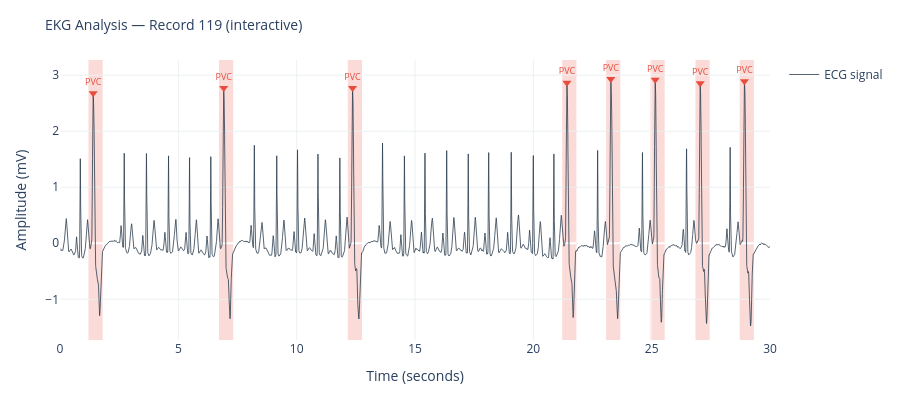

Notebook cell for this chart:
### Markdown cell above
Version for us in the Streamlit app — supports zoom, pan, and hover tooltips

### Code cell
def plot_interactive_ecg(signal, results, fs,
                         start_sec=0, duration_sec=30,
                         condition_colors=condition_colors,
                         condition_labels=condition_labels,
                         confidence_threshold=0.7,
                         title="EKG Analysis"):

    start_sample = int(start_sec * fs)
    end_sample   = int((start_sec + duration_sec) * fs)
    time         = np.arange(start_sample, end_sample) / fs

    fig = go.Figure()

    # Main ECG trace
    fig.add_trace(go.Scatter(
        x=time,
        y=signal[start_sample:end_sample],
        mode='lines',
        line=dict(color='#2c3e50', width=0.8),
        name='ECG signal',
        hoverinfo='skip'
    ))

    # Add a highlighted region and marker for each abnormal beat
    for r in results:
        if r['sample_end'] < start_sample or r['sample_start'] > end_sample:
            continue
        if r['confidence'] < confidence_threshold:
            continue
        if r['prediction'] == 'Normal':
            continue

        color     = condition_colors.get(r['prediction'], '#95a5a6')
        full_name = condition_labels.get(r['prediction'], r['prediction'])

        # Shaded region
        fig.add_vrect(
            x0=r['sample_start'] / fs,
            x1=r['sample_end']   / fs,
            fillcolor=color,
            opacity=0.2,
            layer='below',
            line_width=0,
        )

        # Marker at R-peak with hover tooltip
        fig.add_trace(go.Scatter(
            x=[r['r_peak'] / fs],
            y=[signal[r['r_peak']]],
            mode='markers+text',
            marker=dict(color=color, size=8, symbol='triangle-down'),
            text=[r['prediction']],
            textposition='top center',
            textfont=dict(size=9, color=color),
            name=full_name,
            hovertemplate=(
                f"<b>{full_name}</b><br>"
                f"Time: %{{x:.2f}}s<br>"
                f"Confidence: {r['confidence']:.0%}<br>"
                "<extra></extra>"
            ),
            showlegend=False
        ))

    fig.update_layout(
        title=dict(text=title, font=dict(size=14)),
        xaxis_title="Time (seconds)",
        yaxis_title="Amplitude (mV)",
        hovermode='x unified',
        height=400,
        margin=dict(l=60, r=20, t=60, b=60),
        plot_bgcolor='white',
        paper_bgcolor='white',
        xaxis=dict(
            range=[start_sec, start_sec + duration_sec],
            gridcolor='#ecf0f1'
        ),
        yaxis=dict(gridcolor='#ecf0f1')
    )

    fig.show()


# Interactive plot of the first 30 seconds
plot_interactive_ecg(
    signal       = cleaned,
    results      = results,
    fs           = fs,
    start_sec    = 0,
    duration_sec = 30,
    title        = f"EKG Analysis — Record {rec_id} (interactive)"
)

### Figure 1 — Plotly figure (JSON) as saved in the notebook; plotly's stock layout.template omitted (floating-point values rounded to 4 significant figures; data arrays with more than 128 entries replaced by an {"elided": "..."} marker saying what was removed)
{"data": [{"hoverinfo": "skip", "line": {"color": "#2c3e50", "width": 0.8}, "mode": "lines", "name": "ECG signal", "type": "scatter", "x": {"elided": "10800 float values"}, "y": {"elided": "10800 float values"}}, {"hovertemplate": "<b>PVC — Premature Ventricular Contraction</b><br>Time: %{x:.2f}s<br>Confidence: 100%<br><extra></extra>", "marker": {"color": "#e74c3c", "size": 8, "symbol": "triangle-down"}, "mode": "markers+text", "name": "PVC — Premature Ventricular Contraction", "showlegend": false, "text": ["PVC"], "textfont": {"color": "#e74c3c", "size": 9}, "textposition": "top center", "type": "scatter", "x": [1.403], "y": [2.678]}, {"hovertemplate": "<b>PVC — Premature Ventricular Contraction</b><br>Time: %{x:.2f}s<br>Confidence: 100%<br><extra></extra>", "marker": {"color": "#e74c3c", "size": 8, "symbol": "triangle-down"}, "mode": "markers+text", "name": "PVC — Premature Ventricular Contraction", "showlegend": false, "text": ["PVC"], "textfont": {"color": "#e74c3c", "size": 9}, "textposition": "top center", "type": "scatter", "x": [6.917], "y": [2.77]}, {"hovertemplate": "<b>PVC — Premature Ventricular Contraction</b><br>Time: %{x:.2f}s<br>Confidence: 100%<br><extra></extra>", "marker": {"color": "#e74c3c", "size": 8, "symbol": "triangle-down"}, "mode": "markers+text", "name": "PVC — Premature Ventricular Contraction", "showlegend": false, "text": ["PVC"], "textfont": {"color": "#e74c3c", "size": 9}, "textposition": "top center", "type": "scatter", "x": [12.36], "y": [2.772]}, {"hovertemplate": "<b>PVC — Premature Ventricular Contraction</b><br>Time: %{x:.2f}s<br>Confidence: 100%<br><extra></extra>", "marker": {"color": "#e74c3c", "size": 8, "symbol": "triangle-down"}, "mode": "markers+text", "name": "PVC — Premature Ventricular Contraction", "showlegend": false, "text": ["PVC"], "textfont": {"color": "#e74c3c", "size": 9}, "textposition": "top center", "type": "scatter", "x": [21.42], "y": [2.865]}, {"hovertemplate": "<b>PVC — Premature Ventricular Contraction</b><br>Time: %{x:.2f}s<br>Confidence: 100%<br><extra></extra>", "marker": {"color": "#e74c3c", "size": 8, "symbol": "triangle-down"}, "mode": "markers+text", "name": "PVC — Premature Ventricular Contraction", "showlegend": false, "text": ["PVC"], "textfont": {"color": "#e74c3c", "size": 9}, "textposition": "top center", "type": "scatter", "x": [23.27], "y": [2.932]}, {"hovertemplate": "<b>PVC — Premature Ventricular Contraction</b><br>Time: %{x:.2f}s<br>Confidence: 100%<br><extra></extra>", "marker": {"color": "#e74c3c", "size": 8, "symbol": "triangle-down"}, "mode": "markers+text", "name": "PVC — Premature Ventricular Contraction", "showlegend": false, "text": ["PVC"], "textfont": {"color": "#e74c3c", "size": 9}, "textposition": "top center", "type": "scatter", "x": [25.15], "y": [2.917]}, {"hovertemplate": "<b>PVC — Premature Ventricular Contraction</b><br>Time: %{x:.2f}s<br>Confidence: 100%<br><extra></extra>", "marker": {"color": "#e74c3c", "size": 8, "symbol": "triangle-down"}, "mode": "markers+text", "name": "PVC — Premature Ventricular Contraction", "showlegend": false, "text": ["PVC"], "textfont": {"color": "#e74c3c", "size": 9}, "textposition": "top center", "type": "scatter", "x": [27.05], "y": [2.858]}, {"hovertemplate": "<b>PVC — Premature Ventricular Contraction</b><br>Time: %{x:.2f}s<br>Confidence: 100%<br><extra></extra>", "marker": {"color": "#e74c3c", "size": 8, "symbol": "triangle-down"}, "mode": "markers+text", "name": "PVC — Premature Ventricular Contraction", "showlegend": false, "text": ["PVC"], "textfont": {"color": "#e74c3c", "size": 9}, "textposition": "top center", "type": "scatter", "x": [28.92], "y": [2.891]}], "layout": {"height": 400, "hovermode": "x unified", "margin": {"b": 60, "l": 60, "r": 20, "t": 60}, "paper_bgcolor": "white", "plot_bgcolor": "white", "shapes": [{"fillcolor": "#e74c3c", "layer": "below", "line": {"width": 0}, "opacity": 0.2, "type": "rect", "x0": 1.203, "x1": 1.803, "xref": "x", "y0": 0, "y1": 1, "yref": "y domain"}, {"fillcolor": "#e74c3c", "layer": "below", "line": {"width": 0}, "opacity": 0.2, "type": "rect", "x0": 6.717, "x1": 7.317, "xref": "x", "y0": 0, "y1": 1, "yref": "y domain"}, {"fillcolor": "#e74c3c", "layer": "below", "line": {"width": 0}, "opacity": 0.2, "type": "rect", "x0": 12.16, "x1": 12.76, "xref": "x", "y0": 0, "y1": 1, "yref": "y domain"}, {"fillcolor": "#e74c3c", "layer": "below", "line": {"width": 0}, "opacity": 0.2, "type": "rect", "x0": 21.22, "x1": 21.82, "xref": "x", "y0": 0, "y1": 1, "yref": "y domain"}, {"fillcolor": "#e74c3c", "layer": "below", "line": {"width": 0}, "opacity": 0.2, "type": "rect", "x0": 23.07, "x1": 23.68, "xref": "x", "y0": 0, "y1": 1, "yref": "y domain"}, {"fillcolor": "#e74c3c", "layer": "below", "line": {"width": 0}, "opacity": 0.2, "type": "rect", "x0": 24.95, "x1": 25.55, "xref": "x", "y0": 0, "y1": 1, "yref": "y domain"}, {"fillcolor": "#e74c3c", "layer": "below", "line": {"width": 0}, "opacity": 0.2, "type": "rect", "x0": 26.85, "x1": 27.45, "xref": "x", "y0": 0, "y1": 1, "yref": "y domain"}, {"fillcolor": "#e74c3c", "layer": "below", "line": {"width": 0}, "opacity": 0.2, "type": "rect", "x0": 28.72, "x1": 29.32, "xref": "x", "y0": 0, "y1": 1, "yref": "y domain"}], "title": {"font": {"size": 14}, "text": "EKG Analysis — Record 119 (interactive)"}, "xaxis": {"gridcolor": "#ecf0f1", "range": [0, 30], "title": {"text": "Time (seconds)"}}, "yaxis": {"gridcolor": "#ecf0f1", "title": {"text": "Amplitude (mV)"}}}}
